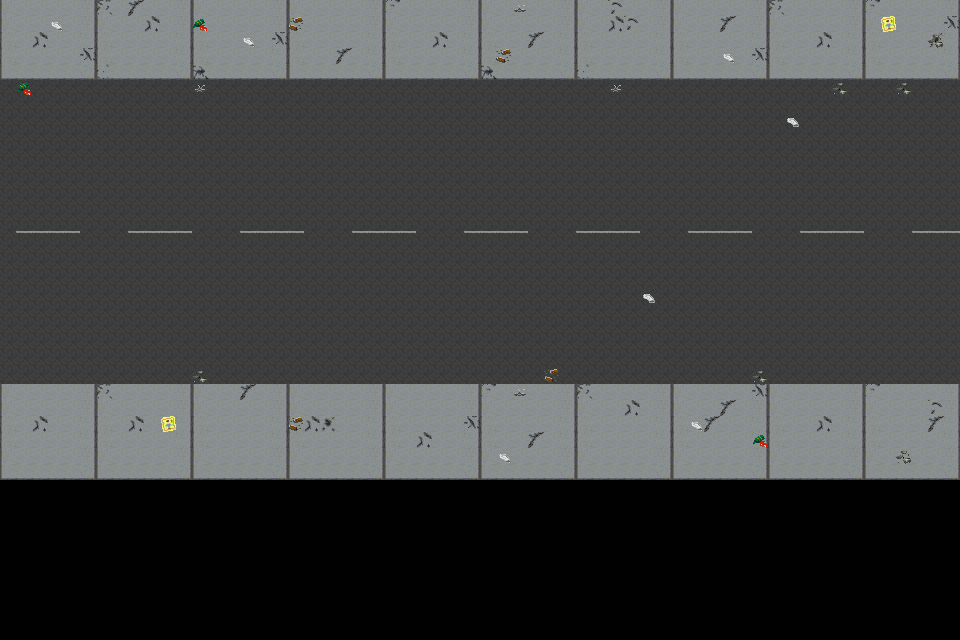

A level layout from a 2D game, rendered from its tile map. Below: a short description, then the map file with tile-grid data replaced by summaries:
An orthogonal 60x40 tile map with 16x16 px tiles, 2 tile layers (Tile Layer 1, decals).

<map version="1.0" orientation="orthogonal" width="60" height="40" tilewidth="16" tileheight="16">
 <tileset firstgid="1" name="Choster_01" tilewidth="16" tileheight="16">
  <image source="../Tiles/TileSet02.png" width="496" height="272" />
 </tileset>
 <layer name="Tile Layer 1" width="60" height="40">
  <data>[2400 cells, 2400 non-empty, 20 distinct tile ids]</data>
 </layer>
 <layer name="decals" width="60" height="40">
  <data>[2400 cells, 26 non-empty, 6 distinct tile ids]</data>
 </layer>
</map>